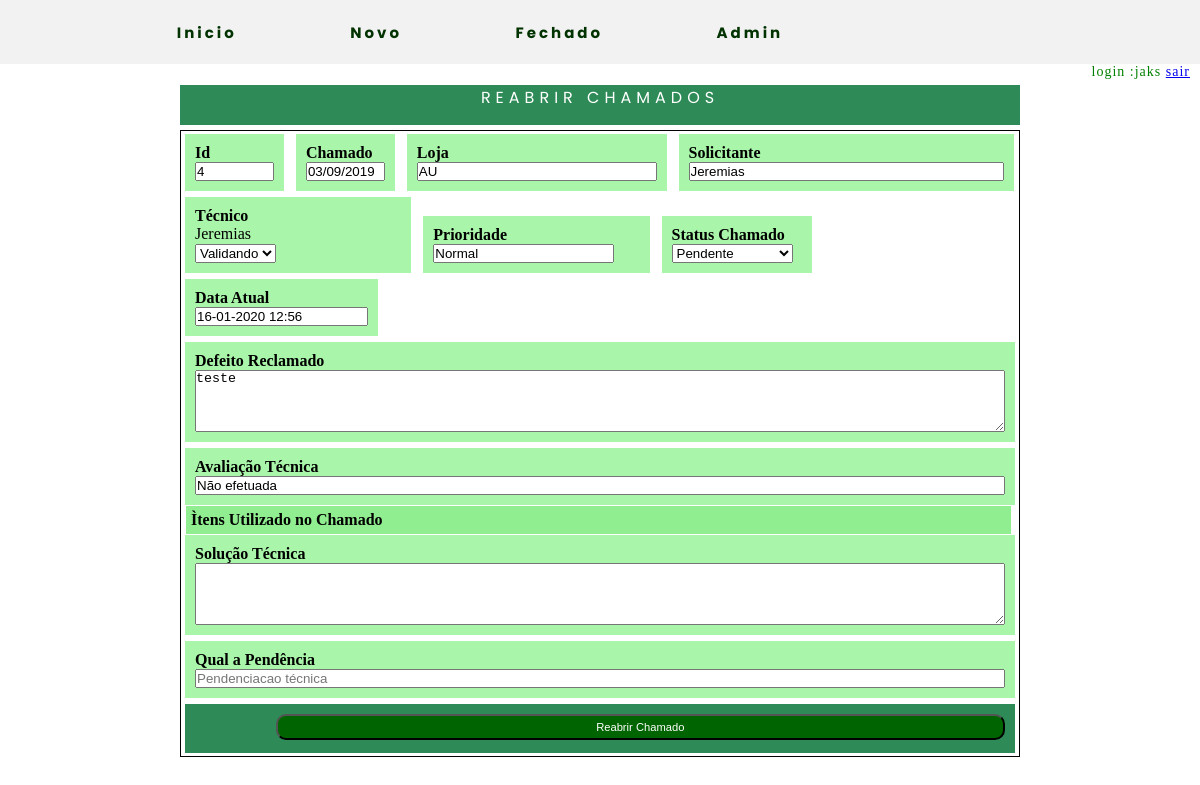
The app's page /public/reabrir_chamado.php?id=4 (signed in) with its own data.
### tables this page shows
CREATE TABLE `ordem` (
  `id` int(11) NOT NULL AUTO_INCREMENT,
  `id_loja` int(11) DEFAULT NULL,
  `id_tecnico` int(11) DEFAULT NULL,
  `id_mensagem` int(11) DEFAULT NULL,
  `id_estoque` varchar(100) DEFAULT NULL,
  `id_status_chamado` int(11) DEFAULT NULL,
  `id_prioridade` int(11) DEFAULT NULL,
  `reclamado` varchar(150) DEFAULT NULL,
  `solicitante` varchar(50) DEFAULT NULL,
  `data_abertura_chamado` date DEFAULT NULL,
  `ultima_atualizacao` varchar(15) DEFAULT NULL,
  `data_fecha_chamado` date DEFAULT NULL,
  `avaliacao_tecnico` varchar(150) DEFAULT NULL,
  `solucao` varchar(255) DEFAULT NULL,
  `pendencia` varchar(150) DEFAULT NULL,
  `status` char(2) DEFAULT NULL,
  PRIMARY KEY (`id`),
  KEY `fk-loja` (`id_loja`),
  KEY `fk-tecnico` (`id_tecnico`),
  KEY `fk-estoque` (`id_estoque`),
  KEY `fk_mensagem` (`id_mensagem`),
  KEY `fk-prioridade` (`id_prioridade`),
  KEY `fk-status-chamado` (`id_status_chamado`),
  CONSTRAINT `fk-loja` FOREIGN KEY (`id_loja`) REFERENCES `loja` (`id`),
  CONSTRAINT `fk-status-chamado` FOREIGN KEY (`id_status_chamado`) REFERENCES `chamado_status` (`id_chamado`),
  CONSTRAINT `fk-tecnico` FOREIGN KEY (`id_tecnico`) REFERENCES `tecnico` (`id`),
  CONSTRAINT `fk_mensagem` FOREIGN KEY (`id_mensagem`) REFERENCES `mensagem` (`id`)
);

CREATE TABLE `loja` (
  `id` int(11) NOT NULL AUTO_INCREMENT,
  `loja` varchar(255) DEFAULT NULL,
  `telefone` varchar(255) DEFAULT NULL,
  `nome` varchar(255) DEFAULT NULL,
  `endereco` varchar(255) DEFAULT NULL,
  `cep` varchar(255) DEFAULT NULL,
  `cnpj` varchar(255) DEFAULT NULL,
  PRIMARY KEY (`id`)
);

CREATE TABLE `prioridade` (
  `id` int(11) NOT NULL AUTO_INCREMENT,
  `prioridade` varchar(10) DEFAULT NULL,
  `status` char(2) DEFAULT NULL,
  PRIMARY KEY (`id`)
);

### persistence/controller.php (called while the page is built, shortened)
<?php
	require_once('../conexao/conexao.php');
if(!empty($_GET['loja'])){
		$apelido = $_GET['loja'];
		$rota_loja = $pdo->prepare("SELECT apelido,endereco,bairro,cidade,estado,regiao from endereco where apelido = :nick");
		$rota_loja->bindValue(":nick",$apelido);
		$rota_loja->execute();
	}
elseif(!empty($_GET['id'])){
	$id = $_GET['id'];
	$var_select = $pdo->prepare("select A.id_chamado,I.id_tecnico,I.id,I.id_estoque,I.reclamado,I.solicitante,A.descricao_chamado ,D.loja,H.nome,I.solucao,I.pendencia,I.data_abertura_chamado,I.avaliacao_tecnico,J.prioridade
from chamado_status A, loja D, tecnico H, ordem I,prioridade J where  A.id_chamado = I.id_status_chamado and D.id = I.id_loja and I.id_tecnico = H.id and I.id_prioridade = J.id and I.id =:id");
	$var_select->bindValue(":id", $id);
	$var_select->execute();
}

### public/reabrir_chamado.php (the view, shortened to what this page needs)
<?php
	require_once('../persistence/controller.php');
	require_once('../template/main_template.php');
?>
<div class="titulo">
	<p>REABRIR  CHAMADOS</p>
</div>
<link rel="stylesheet" type="text/css" href="../css/style.css">
<div class="container">
	<?php foreach ($var_select as $row) {?>
		<form action="../persistence/crud.php" method="get">
			<div class="id">
				<label>Id</label><br>
				<input class="input" type="text" name="id_chamado" value="<?php echo $row['id'];?>" readonly>
			</div>
			<div class="id">
				<label>Chamado</label><br>
				<input class="input" type="text" name="" value="<?php echo date('d/m/Y', strtotime($row['data_abertura_chamado']));?>" readonly>
			</div>
			<div class="loja">
				<label>Loja</label><br>
				<input class="input" type="text" name="loja"  value ="<?php echo $row['loja'];?>" readonly>
			</div>
			<div class="solicitante">
				<label>Solicitante</label><br>
				<input class="input" type="text" name="solicitante" value="<?php echo $row['solicitante'];?>" readonly>
			</div>
			<div class="tecnico">
				<label>Técnico</label><br>
				<option ><?php echo $row['nome'];?></option>
				<select name="id_tecnico" required="">
					<option value= "3">Validando</option>
				</select>
			</div>
			<div class="prioridade">
				<label>Prioridade</label><br>
				<input type="text" name="priore" value="<?php echo $row['prioridade'];?>">
				</div>
			<div class="status_chamado">
				<label>Status Chamado</label><br>
					<select name="status_chamado" required="">
					<option value="3">Pendente</option>
				</select>
			</div>
			<div class="data">
				<label>Data Atual</label><br>
				<input class="input" type="text" name="atualizacao" value="<?php
				$date = date('d-m-Y H:i');
				echo $date;?>">
			</div>
			<div class="defeito_reclamado">
				<label>Defeito Reclamado</label><br>
				<textarea class ="input" rows="4" cols="5" name="defeito_reclamado"><?php echo trim($row['reclamado']);?></textarea>
			</div>
			<div class="avaliacao_tecnico">
				<label>Avaliação Técnica</label><br>
				<input class="input" type="text" name="avaliacao" maxlength="150" value= "<?php echo $row['avaliacao_tecnico'];?>">
			</div>
			<div class ="produto_util" >
				<p>Ìtens Utilizado no Chamado</p>
			</div>
			<div class="mensagem">
				<label>Solução Técnica</label><br>
				<textarea class ="input" rows="4" cols="5" maxlength="150" name="solucao"><?php echo $row['solucao'];?></textarea>
			</div>
			<div class="pendencia">
				<label>Qual a Pendência</label><br>
				<input class="input" type="text" name="pendencia" placeholder="Pendenciacao técnica" maxlength="140" value = "<?php echo $row['pendencia'];?>">
			</div>
			<div class="botao_fechar">
				<input class = "button" type="submit" name=""  value="Reabrir Chamado">
			</div>
		</form>
	<?php }?>
</div>

### css/style.css (style rules this page uses)
* { margin: 0px; padding: 0px; box-sizing: border-box; }

### public/botoes.php (style rules this page uses)
.button { border-radius: 10px; padding: 2%; margin-bottom: 3px; align-items: center; width: 90%; font-size: 70%; background-color: lightblue; }

### public/reabrir_chamado.php (style rules this page uses)
.produto_util { display: inline-block; direction: column; width: 98.5%; background-color: lightgreen; margin: -2px 5px; padding: 5px; }
@media only screen and (min-width: 1024px) { .button { padding:5px 15px; background: #006400; color: #FFF; } }
@media only screen and (min-width: 1024px) { .botao_fechar { display: inline-block; width:99%; background-color:#2E8B57; padding: 10px; margin: 3px 4px; height:0 auto; text-align: right; } }
@media only screen and (min-width: 1024px) { .titulo { display: inline-block; font-family: Poppins; background-color: #2E8B57; text-align: center; width: 70%; height: 40px; margin: 5px 15%; letter-spacing: 5px; color: white; } }
@media only screen and (min-width: 1024px) { .container { display: inline-block; width:70%; margin: 0px 15%; border: solid 1px; font-weight: bold; } }
@media only screen and (min-width: 1024px) { .id { display: inline-block; width:11.8%; background-color:#A9F5A9; padding: 10px; margin: 3px 4px; height:0 auto; } }
@media only screen and (min-width: 1024px) { .loja { display: inline-block; width:31%; background-color:#A9F5A9; padding: 10px; margin: 3px 4px; height:0 auto; } }
@media only screen and (min-width: 1024px) { .solicitante { display: inline-block; width: 40%; background-color:#A9F5A9; padding: 10px; margin:3px 4px; height:0 auto; } }
@media only screen and (min-width: 1024px) { .tecnico { display: inline-block; width:27%; background-color: #A9F5A9; padding: 10px; margin: 3px 4px; height:0 auto; } }
@media only screen and (min-width: 1024px) { .prioridade { display: inline-block; width: 27%; background-color:#A9F5A9; padding: 10px; margin: 3px 4px; height:0 auto; } }
@media only screen and (min-width: 1024px) { .status_chamado { display: inline-block; width: 18%; background-color:#A9F5A9; padding: 10px; margin: 3px 4px; height:0 auto; } }
@media only screen and (min-width: 1024px) { .data { display: inline-block; width:23%; background-color:#A9F5A9; padding: 10px; margin: 3px 4px; height:0 auto; } }
@media only screen and (min-width: 1024px) { .defeito_reclamado { display: inline-block; width: 99%; background-color:#A9F5A9; padding: 10px; margin: 3px 4px; height:0 auto; } }
@media only screen and (min-width: 1024px) { .mensagem { display: inline-block; width: 99%; background-color:#A9F5A9; padding: 10px; margin:3px 4px; height:0 auto; } }
@media only screen and (min-width: 1024px) { .avaliacao_tecnico { display: inline-block; width:99%; background-color:#A9F5A9; padding: 10px; margin: 3px 4px; height:0 auto; } }
@media only screen and (min-width: 1024px) { .pendencia { display: inline-block; width: 99%; background-color:#A9F5A9; padding: 10px; margin:3px 4px; height:0 auto; } }
@media only screen and (min-width: 1024px) { .input { width: 100%; } }

### records on screen
ordem: id_chamado "4", data_abertura_chamado "03/09/2019", loja "AU", solicitante "Jeremias", priore "Normal", atualizacao "16-01-2020 12:56", defeito_reclamado "teste", avaliacao "Não efetuada"

### other values on screen
$_SESSION['nome'] "jaks"
